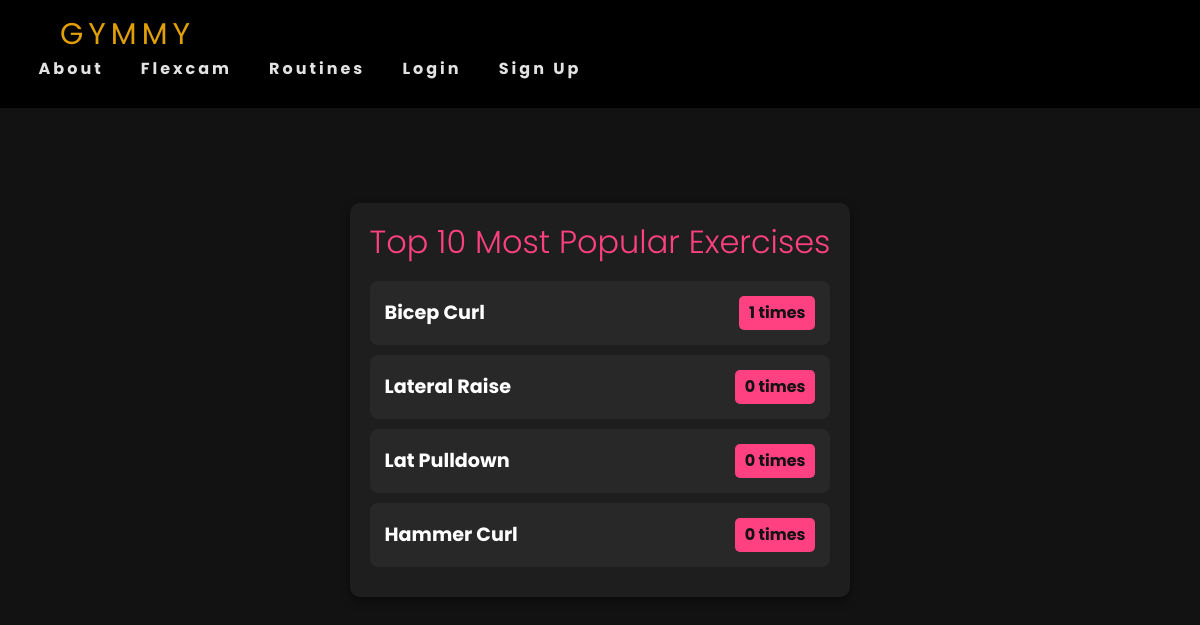
Page /top-exercises/ on the earlier database version.
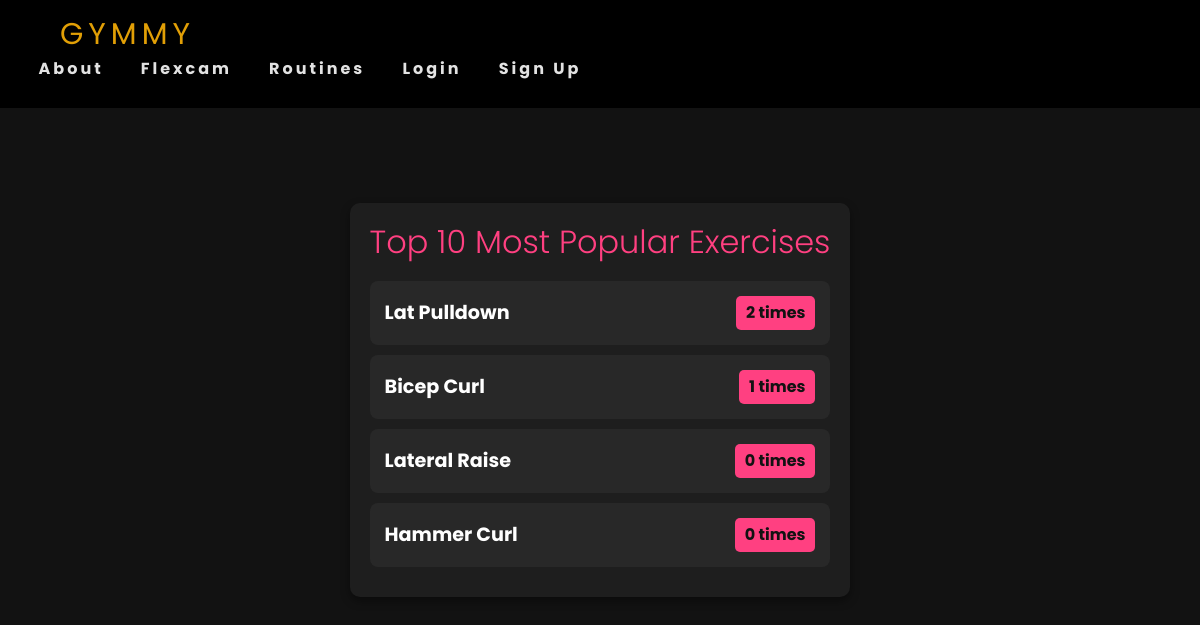
Same page on the later database version.
### gymmy/models.py (models this page shows, shortened)
class Routines(models.Model):
    routine = models.CharField(max_length=30)
    category = models.ForeignKey(Category, on_delete=models.CASCADE, default=1)
    description = models.CharField(max_length=500, default='', blank=True, null=True)
    image = models.ImageField(upload_to='uploads/routine/')
    favorites = models.ManyToManyField(User, related_name='favourite_routines', blank=True)
    instructions = models.TextField(blank=True, null=True)
    benefits = models.TextField(blank=True, null=True)
    popularity_count = models.PositiveIntegerField(default=0)
    class Meta:
        verbose_name_plural = 'routines'

### gymmy/views.py (the view)
# urls.py: path('top-exercises/', views.top_exercises, name='top_exercises'),
def top_exercises(request):
    top_routines = Routines.objects.all().order_by('-popularity_count')[:10]
    return render(request, 'gymmy/top_exercises.html', {'top_routines': top_routines})

### gymmy/templates/gymmy/top_exercises.html (shortened to what this page needs)
{% extends 'gymmy/base.html' %}
{% load static %}
{% block css %}<link rel="stylesheet" href="{% static 'css/top_exercises.css' %}">{% endblock %}
{% block content %}
<div class="top-exercises-container">
  <h2>Top 10 Most Popular Exercises</h2>
  <ul>
      {% for routine in top_routines %}
      <li>
          <span class="exercise-name">{{ routine.routine }}</span>
          <span class="exercise-count">{{ routine.popularity_count }} times</span>
      </li>
      {% endfor %}
  </ul>
</div>
{% endblock %}

Differences in the rows shown:
changed Routines "Lat Pulldown": popularity_count "0" → "2"; moves up the list
